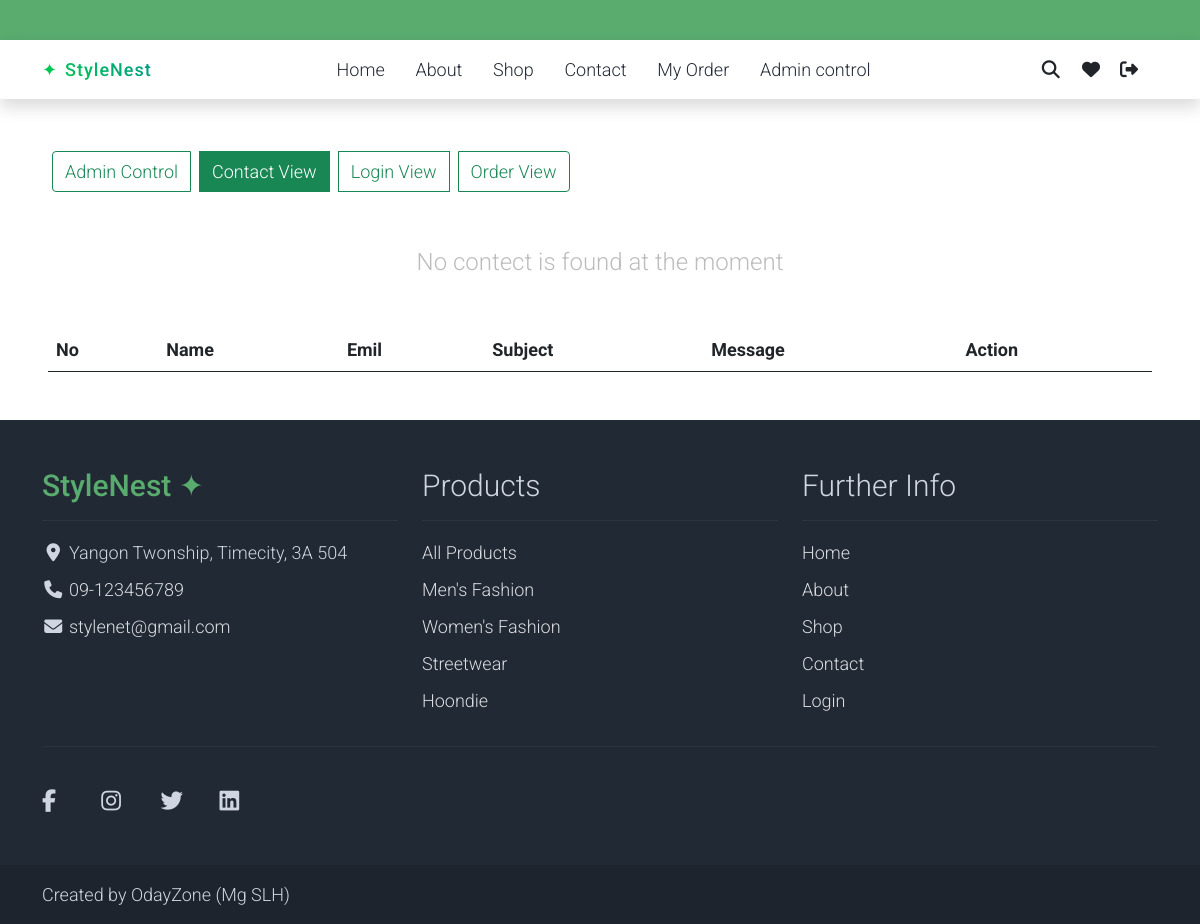
Screenshot of /adminContact/view/ (signed in) with the database file from the repository.
### Oday/models.py (models this page shows, shortened)
class FooterSetting(models.Model):
    brand_name = models.CharField(
        max_length=150, default="StyleNest ✦"
    )
    address = models.CharField(max_length=255, blank=True)
    phone = models.CharField(max_length=30, blank=True)
    email = models.EmailField(blank=True)
    creator = models.CharField(
        max_length=150, default="OdayZone (Mg SLH)"
    )
    facebook = models.URLField(blank=True)
    instagram = models.URLField(blank=True)
    twitter = models.URLField(blank=True)
    linkedin = models.URLField(blank=True)
    class Meta:
        verbose_name = "Footer Setting"
        verbose_name_plural = "Footer Settings"

class CategoryModel(models.Model):
    name = models.CharField(max_length=200)
    image = models.ImageField(upload_to="main_category", blank=True, null=True)
    is_active = models.BooleanField(default=True)
    created_at = models.DateTimeField(auto_now_add=True)
    updated_at = models.DateTimeField(auto_now=True)
    class Meta:
        verbose_name = "Category"
        verbose_name_plural = "Categories"

class FooterLink(models.Model):
    title = models.CharField(max_length=100)
    url = models.CharField(max_length=255)
    order = models.PositiveIntegerField(default=0)
    is_active = models.BooleanField(default=True)
    class Meta:
        ordering = ["order", "id"]

### Oday/views.py (the view)
# urls.py: path("adminContact/view/", views.AdminContactView),
@user_passes_test(admin_only)
def AdminContactView(request):
    contact = ContactModel.objects.all()
    return render(request, "superuser/contactView.html/", {"contact": contact})

### Oday/context_processors.py (called while the page is built)
def cart_count(request):
    if request.user.is_authenticated:
        count = AddToCardModel.objects.filter(
            user=request.user,
            is_seen=False
        ).count()
    else:
        count = 0
    return {
        "cart_count": count
    }

def categories_processor(request):
    return {
        "categories": CategoryModel.objects.all()
    }

def footer_data(request):
    return {
        "footer": FooterSetting.objects.first(),
        "footer_links": FooterLink.objects.filter(is_active=True),
        "categories": CategoryModel.objects.filter(is_active=True),
    }

### Oday/views.py (called while the page is built)
def admin_only(user):
    return user.is_authenticated and user.is_staff

### templates/superuser/contactView.html (shortened to what this page needs)
{% extends 'components/base.html' %}
{% load static %}
{% block body %}
<div class="m-5">
<div class="btn-group" role="group" aria-label="Basic radio toggle button group">
  <label class="btn btn-outline-success m-1" for="btnradio1"
         onclick="location.href='/superuser/admincontrol/'">
    Admin Control
  </label>
  <label class="btn btn-outline-success m-1 active" for="btnradio2"
         onclick="location.href='/adminContact/view/'">
    Contact View
  </label>
  <label class="btn btn-outline-success m-1" for="btnradio3"
         onclick="location.href='/admincontrol/login/view/'">
    Login View
  </label>
<label class="btn btn-outline-success m-1"
       for="btnradio4"
       onclick="location.href='/superuser/orders/'">
    Order View
</label>
</div>
  <table class="table">
  <thead>
    <tr>
      <th scope="col">No</th>
      <th scope="col">Name</th>
      <th scope="col">Emil</th>
      <th scope="col">Subject</th>
      <th scope="col">Message</th>
      <th scope="col">Action</th>
    </tr>
  </thead>
  <tbody>
{% for c in contact %}
    {% if messages %}
      {% for message in messages %}
        <div class="alert alert-success">
          {{ message }}
        </div>
      {% endfor %}
    {% endif %}
    <tr>
      <th scope="row">{{ forloop.counter }}</th>
      <td>{{c.name}}</td>
      <td>{{c.email}}</td>
      <td>{{c.subject}}</td>
      <td>{{c.message}}</td>
      <td> <a href="/adminContact/view/delete/{{c.id}}/" class="btn btn-sm btn-secondary px-3">Delete</a></td>
    </tr>
    {% empty %}
    <tr>
    <div>
      <p class="m-5 text-muted text-center fs-4">No contect is found at the moment</p>
    </div>
    </tr>
{% endfor %}
  </tbody>
</table>
</div>
{% endblock %}

### templates/components/footer.html
<footer class="bg-dark" id="tempaltemo_footer">
    <div class="container">
        <div class="row">
            <div class="col-md-4 pt-5">
                <h2 class="h2 text-success border-bottom pb-3 border-light logo">
                    {% if footer %}
                        {{ footer.brand_name }}
                    {% else %}
                        StyleNest ✦
                    {% endif %}
                </h2>
                <ul class="list-unstyled text-light footer-link-list">
                    {% if footer %}
                        {% if footer.address %}
                        <li>
                            <i class="fas fa-map-marker-alt fa-fw"></i>
                            {{ footer.address }}
                        </li>
                        {% endif %}
                        {% if footer.phone %}
                        <li>
                            <i class="fa fa-phone fa-fw"></i>
                            <a href="tel:{{ footer.phone }}" class="text-decoration-none">
                                {{ footer.phone }}
                            </a>
                        </li>
                        {% endif %}
                        {% if footer.email %}
                        <li>
                            <i class="fa fa-envelope fa-fw"></i>
                            <a href="mailto:{{ footer.email }}" class="text-decoration-none">
                                {{ footer.email }}
                            </a>
                        </li>
                        {% endif %}
                    {% endif %}
                </ul>
            </div>
            <div class="col-md-4 pt-5">
                <h2 class="h2 text-light border-bottom pb-3 border-light">
                    Products
                </h2>
                <ul class="list-unstyled text-light footer-link-list">
                    <li>
                        <a class="text-decoration-none"
                           href="{% url 'shop' %}">
                            All Products
                        </a>
                    </li>
                    {% for cat in categories %}
                    <li>
                        <a class="text-decoration-none"
                           href="{% url 'shop' %}?category={{ cat.name|urlencode }}">
                            {{ cat.name }}
                        </a>
                    </li>
                    {% endfor %}
                </ul>
            </div>
            <div class="col-md-4 pt-5">
                <h2 class="h2 text-light border-bottom pb-3 border-light">
                    Further Info
                </h2>
                <ul class="list-unstyled text-light footer-link-list">
                    {% for link in footer_links %}
                    <li>
                        <a class="text-decoration-none"
                           href="{{ link.url }}">
                            {{ link.title }}
                        </a>
                    </li>
                    {% endfor %}
                </ul>
            </div>
        </div>
        <div class="row text-light mb-4">
            <div class="col-12 mb-3">
                <div class="w-100 my-3 border-top border-light"></div>
            </div>
            <div class="col-auto me-auto">
                <ul class="list-inline footer-icons">
                    {% if footer.facebook %}
                    <li class="list-inline-item">
                        <a class="text-light"
                           target="_blank" rel="noopener noreferrer"
                           href="{{ footer.facebook }}">
                            <i class="fab fa-facebook-f fa-lg"></i>
                        </a>
                    </li>
                    {% endif %}
                    {% if footer.instagram %}
                    <li class="list-inline-item">
                        <a class="text-light"
                           target="_blank" rel="noopener noreferrer"
                           href="{{ footer.instagram }}">
                            <i class="fab fa-instagram fa-lg"></i>
                        </a>
                    </li>
                    {% endif %}
                    {% if footer.twitter %}
                    <li class="list-inline-item">
                        <a class="text-light"
                           target="_blank" rel="noopener noreferrer"
                           href="{{ footer.twitter }}">
                            <i class="fab fa-twitter fa-lg"></i>
                        </a>
                    </li>
                    {% endif %}
                    {% if footer.linkedin %}
                    <li class="list-inline-item">
                        <a class="text-light"
                           target="_blank" rel="noopener noreferrer"
                           href="{{ footer.linkedin }}">
                            <i class="fab fa-linkedin fa-lg"></i>
                        </a>
                    </li>
                    {% endif %}
                </ul>
            </div>
        </div>
    </div>
    <div class="w-100 bg-black py-3">
        <div class="container">
            <p class="text-light mb-0">
                Created by
                {% if footer %}{{ footer.creator }}{% else %}OdayZone (Mg SLH){% endif %}
            </p>
        </div>
    </div>
</footer>

### media/css/templatemo.css (style rules this page uses)
body, ul, li, p, a, label, input, div { font-family: 'Roboto', sans-serif; font-size: 18px !important; font-weight: 300 !important; }
.h2 { font-family: 'Roboto', sans-serif; font-size: 30px !important; font-weight: 300; }
.logo { font-weight: 500 !important; }
.text-muted { color: #bcbcbc !important; }
.text-success { color: #59ab6e !important; }
.text-light { color: #cfd6e1 !important; }
.bg-dark { background-color: #212934 !important; }
.bg-black { background-color: #1d242d !important; }
#tempaltemo_footer a { color: #dcdde1; }
#tempaltemo_footer ul.footer-link-list li { padding-top: 10px; }
#tempaltemo_footer ul.footer-icons li { width: 2.6em; height: 2.6em; line-height: 2.6em; }
#tempaltemo_footer .border-light { border-color: #2d343f !important; }

### rows the page displays
FooterSetting: brand_name "StyleNest ✦", address "Yangon Twonship, Timecity, 3A 504", phone "09-123456789", email "stylenet@gmail.com", creator "OdayZone (Mg SLH)"
CategoryModel: name "Men's Fashion"
CategoryModel: name "Women's Fashion"
CategoryModel: name "Streetwear"
CategoryModel: name "Hoondie"
FooterLink: title "Home"
FooterLink: title "About"
FooterLink: title "Shop"
FooterLink: title "Contact"
FooterLink: title "Login"
